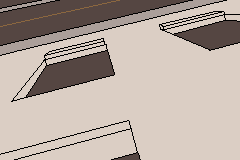

A 2D game scene composited from a Tiled map and its tileset images. What follows is a short description and the map's XML, with every tile layer's data as written:
An orthogonal 30x20 tile map with 8x8 px tiles, 1 tile layer (gfx_titlebkg_map).

<map version="1.9" tiledversion="1.9.2" orientation="orthogonal" renderorder="right-down" width="30" height="20" tilewidth="8" tileheight="8" infinite="0" nextlayerid="2" nextobjectid="1">
 <tileset firstgid="1" source="gfx_titlebkg_tiled.tsx" />
 <layer id="1" name="gfx_titlebkg_map" width="30" height="20">
  <data encoding="csv">
2,3,4,5,6,7,8,9,10,10,11,12,13,14,15,10,10,10,10,16,17,18,19,20,21,22,23,24,25,26,
27,28,29,10,10,10,30,31,32,33,34,10,10,10,10,35,36,37,38,39,40,41,23,42,43,44,45,46,47,48,
10,11,49,50,51,52,10,10,10,10,10,53,3,54,55,56,57,41,58,59,60,61,62,63,64,65,66,67,68,69,
70,34,10,10,10,10,10,71,72,73,74,75,76,77,78,79,26,26,26,80,81,65,82,83,84,85,9,10,10,10,
10,10,10,86,87,88,89,90,91,92,93,79,94,26,26,26,26,26,26,26,95,96,97,98,10,10,10,10,10,10,
99,100,101,102,103,104,105,106,107,108,109,110,111,112,26,26,26,26,26,26,26,26,26,113,114,115,10,116,117,118,
103,119,120,121,26,122,123,124,125,126,127,128,84,129,26,26,26,26,26,26,26,26,26,26,26,130,131,25,26,26,
26,26,26,26,26,132,127,128,84,133,134,10,10,135,26,26,26,26,26,26,26,26,26,26,26,26,26,26,26,26,
26,26,26,26,136,137,134,10,10,10,10,10,10,138,139,26,26,26,26,26,26,26,26,26,26,26,26,26,26,26,
26,26,26,140,141,142,10,10,10,10,10,143,144,145,146,26,26,26,26,26,26,26,26,26,26,26,26,26,26,26,
26,26,147,148,149,10,10,16,150,151,152,153,26,26,26,26,26,26,26,26,26,26,26,26,26,26,26,26,26,26,
26,26,154,155,156,157,158,159,26,26,26,26,26,26,26,26,26,26,26,26,26,26,26,26,26,26,26,26,26,26,
26,160,161,162,26,26,26,26,26,26,26,26,26,26,26,26,26,26,26,26,26,26,26,26,26,26,26,26,26,26,
26,26,26,26,26,26,26,26,26,26,26,26,26,26,26,26,26,26,26,26,26,26,26,26,26,26,26,26,26,26,
26,26,26,26,26,26,26,26,26,26,26,26,26,26,26,26,26,26,26,26,26,26,26,26,26,26,26,26,26,26,
26,26,26,26,26,26,26,26,26,26,26,26,163,164,165,166,167,26,26,26,26,26,26,26,26,26,26,26,26,26,
26,26,26,26,26,26,26,26,168,169,170,171,172,173,174,175,176,26,26,26,26,26,26,26,26,26,26,26,26,26,
26,26,26,26,177,173,178,175,179,180,181,161,182,26,26,26,183,26,26,26,26,26,26,26,26,26,26,26,26,26,
26,184,185,186,182,187,188,189,190,191,26,26,26,26,26,26,80,192,26,26,26,26,26,26,26,26,26,26,26,26,
193,194,169,170,195,196,26,26,26,26,26,26,26,177,197,198,133,199,26,26,26,26,26,26,26,26,26,26,26,26
  </data>
 </layer>
</map>
